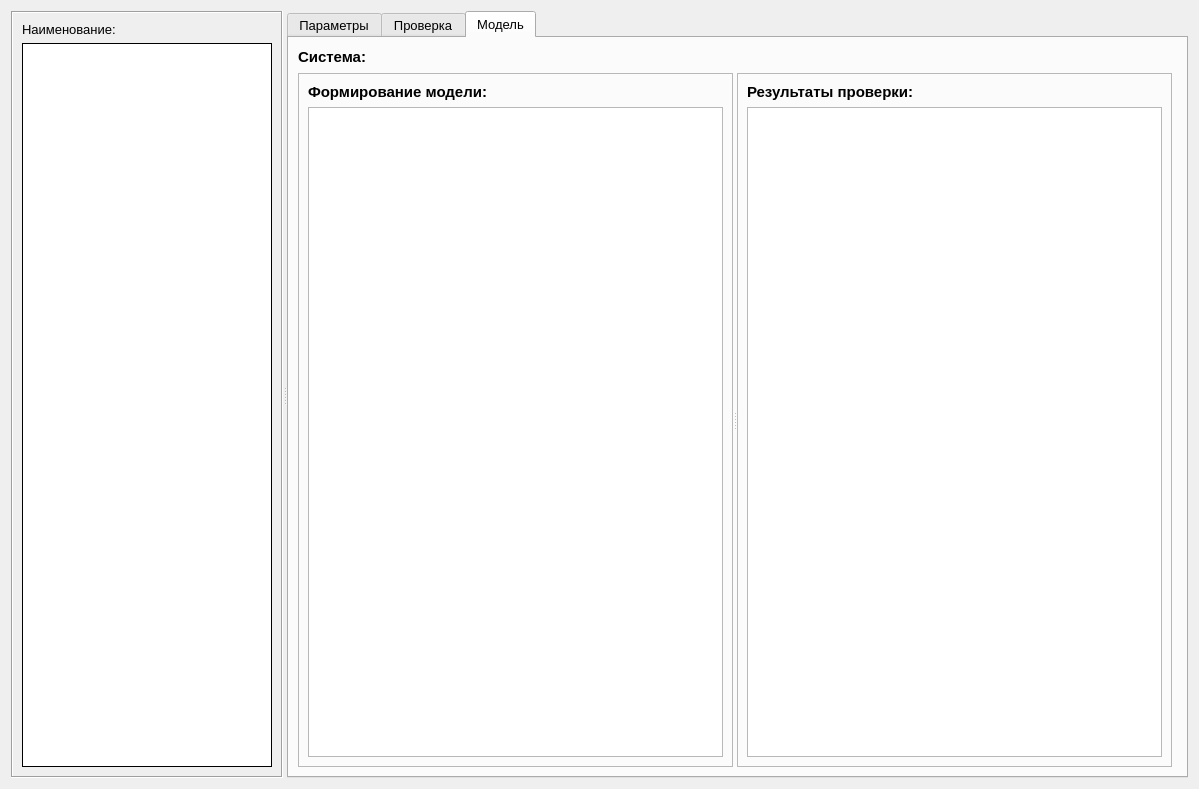
<?xml version="1.0" encoding="UTF-8"?>
<ui version="4.0">
 <class>DiagnosticModel_form</class>
 <widget class="QWidget" name="DiagnosticModel_form">
  <property name="geometry">
   <rect>
    <x>0</x>
    <y>0</y>
    <width>1199</width>
    <height>789</height>
   </rect>
  </property>
  <property name="windowTitle">
   <string>Form</string>
  </property>
  <layout class="QGridLayout" name="gridLayout_10">
   <item row="0" column="0">
    <widget class="QSplitter" name="splitter_2">
     <property name="orientation">
      <enum>Qt::Horizontal</enum>
     </property>
     <widget class="QFrame" name="frame">
      <property name="frameShape">
       <enum>QFrame::Box</enum>
      </property>
      <property name="frameShadow">
       <enum>QFrame::Sunken</enum>
      </property>
      <layout class="QGridLayout" name="gridLayout_4">
       <item row="0" column="0">
        <widget class="QLabel" name="label">
         <property name="font">
          <font>
           <pointsize>10</pointsize>
          </font>
         </property>
         <property name="text">
          <string>Наименование:</string>
         </property>
        </widget>
       </item>
       <item row="1" column="0">
        <widget class="QTreeView" name="systemtreeView">
         <property name="font">
          <font>
           <pointsize>10</pointsize>
          </font>
         </property>
         <property name="styleSheet">
          <string notr="true">color: rgb(0, 0, 0);</string>
         </property>
         <property name="frameShape">
          <enum>QFrame::Box</enum>
         </property>
         <property name="frameShadow">
          <enum>QFrame::Plain</enum>
         </property>
         <property name="editTriggers">
          <set>QAbstractItemView::NoEditTriggers</set>
         </property>
         <property name="dragEnabled">
          <bool>false</bool>
         </property>
         <property name="dragDropMode">
          <enum>QAbstractItemView::NoDragDrop</enum>
         </property>
         <property name="alternatingRowColors">
          <bool>false</bool>
         </property>
         <property name="rootIsDecorated">
          <bool>true</bool>
         </property>
         <attribute name="headerVisible">
          <bool>false</bool>
         </attribute>
        </widget>
       </item>
      </layout>
     </widget>
     <widget class="QSplitter" name="splitter">
      <property name="orientation">
       <enum>Qt::Horizontal</enum>
      </property>
      <widget class="QTabWidget" name="tabWidget">
       <property name="font">
        <font>
         <pointsize>10</pointsize>
        </font>
       </property>
       <property name="tabPosition">
        <enum>QTabWidget::North</enum>
       </property>
       <property name="tabShape">
        <enum>QTabWidget::Rounded</enum>
       </property>
       <property name="currentIndex">
        <number>2</number>
       </property>
       <property name="elideMode">
        <enum>Qt::ElideNone</enum>
       </property>
       <widget class="QWidget" name="tab">
        <attribute name="icon">
         <iconset resource="../Mainform/resourse_.qrc">
          <normaloff>:/icons/settings.png</normaloff>:/icons/settings.png</iconset>
        </attribute>
        <attribute name="title">
         <string>Параметры</string>
        </attribute>
        <layout class="QGridLayout" name="gridLayout_7">
         <item row="0" column="1">
          <widget class="QGroupBox" name="groupBox_3">
           <property name="title">
            <string/>
           </property>
           <layout class="QGridLayout" name="gridLayout_5">
            <item row="0" column="0">
             <layout class="QGridLayout" name="gridLayout_6">
              <item row="0" column="0">
               <widget class="Line" name="line_6">
                <property name="orientation">
                 <enum>Qt::Vertical</enum>
                </property>
               </widget>
              </item>
              <item row="0" column="8">
               <widget class="Line" name="line_7">
                <property name="orientation">
                 <enum>Qt::Vertical</enum>
                </property>
               </widget>
              </item>
              <item row="0" column="1">
               <widget class="QLabel" name="label_3">
                <property name="font">
                 <font>
                  <pointsize>11</pointsize>
                  <weight>75</weight>
                  <bold>true</bold>
                 </font>
                </property>
                <property name="text">
                 <string>Состояния системы:</string>
                </property>
               </widget>
              </item>
              <item row="0" column="2">
               <widget class="QLabel" name="label_nameSystem_">
                <property name="font">
                 <font>
                  <pointsize>10</pointsize>
                  <weight>50</weight>
                  <bold>false</bold>
                 </font>
                </property>
                <property name="text">
                 <string/>
                </property>
               </widget>
              </item>
              <item row="1" column="0" rowspan="4" colspan="9">
               <widget class="QTableView" name="tableViewState">
                <property name="frameShape">
                 <enum>QFrame::Box</enum>
                </property>
                <property name="frameShadow">
                 <enum>QFrame::Plain</enum>
                </property>
                <property name="editTriggers">
                 <set>QAbstractItemView::DoubleClicked</set>
                </property>
                <property name="tabKeyNavigation">
                 <bool>false</bool>
                </property>
                <property name="showDropIndicator" stdset="0">
                 <bool>false</bool>
                </property>
                <property name="dragDropOverwriteMode">
                 <bool>false</bool>
                </property>
                <property name="alternatingRowColors">
                 <bool>true</bool>
                </property>
                <property name="selectionMode">
                 <enum>QAbstractItemView::ContiguousSelection</enum>
                </property>
                <property name="selectionBehavior">
                 <enum>QAbstractItemView::SelectRows</enum>
                </property>
                <property name="textElideMode">
                 <enum>Qt::ElideMiddle</enum>
                </property>
                <property name="verticalScrollMode">
                 <enum>QAbstractItemView::ScrollPerItem</enum>
                </property>
                <property name="gridStyle">
                 <enum>Qt::SolidLine</enum>
                </property>
                <property name="wordWrap">
                 <bool>false</bool>
                </property>
                <property name="cornerButtonEnabled">
                 <bool>false</bool>
                </property>
                <attribute name="horizontalHeaderHighlightSections">
                 <bool>false</bool>
                </attribute>
                <attribute name="horizontalHeaderMinimumSectionSize">
                 <number>9</number>
                </attribute>
                <attribute name="horizontalHeaderStretchLastSection">
                 <bool>false</bool>
                </attribute>
                <attribute name="verticalHeaderVisible">
                 <bool>false</bool>
                </attribute>
                <attribute name="verticalHeaderDefaultSectionSize">
                 <number>20</number>
                </attribute>
                <attribute name="verticalHeaderHighlightSections">
                 <bool>false</bool>
                </attribute>
                <attribute name="verticalHeaderMinimumSectionSize">
                 <number>20</number>
                </attribute>
                <attribute name="verticalHeaderStretchLastSection">
                 <bool>false</bool>
                </attribute>
               </widget>
              </item>
              <item row="0" column="6">
               <widget class="QToolButton" name="toolButtonAddState">
                <property name="toolTip">
                 <string>Добавить параметр</string>
                </property>
                <property name="text">
                 <string>...</string>
                </property>
                <property name="icon">
                 <iconset resource="../Mainform/resourse_.qrc">
                  <normaloff>:/icons/add.png</normaloff>:/icons/add.png</iconset>
                </property>
                <property name="iconSize">
                 <size>
                  <width>32</width>
                  <height>32</height>
                 </size>
                </property>
                <property name="autoRaise">
                 <bool>true</bool>
                </property>
               </widget>
              </item>
              <item row="0" column="7">
               <widget class="QToolButton" name="toolButtonDelState">
                <property name="toolTip">
                 <string>Удалить параметр</string>
                </property>
                <property name="text">
                 <string>...</string>
                </property>
                <property name="icon">
                 <iconset resource="../Mainform/resourse_.qrc">
                  <normaloff>:/icons/delete.png</normaloff>:/icons/delete.png</iconset>
                </property>
                <property name="iconSize">
                 <size>
                  <width>32</width>
                  <height>32</height>
                 </size>
                </property>
                <property name="autoRaise">
                 <bool>true</bool>
                </property>
               </widget>
              </item>
              <item row="0" column="5">
               <widget class="Line" name="line_2">
                <property name="orientation">
                 <enum>Qt::Vertical</enum>
                </property>
               </widget>
              </item>
              <item row="0" column="3" colspan="2">
               <spacer name="horizontalSpacer_3">
                <property name="orientation">
                 <enum>Qt::Horizontal</enum>
                </property>
                <property name="sizeHint" stdset="0">
                 <size>
                  <width>40</width>
                  <height>20</height>
                 </size>
                </property>
               </spacer>
              </item>
             </layout>
            </item>
           </layout>
          </widget>
         </item>
         <item row="0" column="0">
          <widget class="QGroupBox" name="groupBox_2">
           <property name="title">
            <string/>
           </property>
           <layout class="QGridLayout" name="gridLayout_3">
            <item row="0" column="0">
             <layout class="QGridLayout" name="gridLayout_2">
              <item row="0" column="0">
               <widget class="Line" name="line_5">
                <property name="orientation">
                 <enum>Qt::Vertical</enum>
                </property>
               </widget>
              </item>
              <item row="0" column="8">
               <widget class="Line" name="line_4">
                <property name="orientation">
                 <enum>Qt::Vertical</enum>
                </property>
               </widget>
              </item>
              <item row="0" column="1">
               <widget class="QLabel" name="label_2">
                <property name="font">
                 <font>
                  <pointsize>11</pointsize>
                  <weight>75</weight>
                  <bold>true</bold>
                 </font>
                </property>
                <property name="text">
                 <string>Параметры системы:</string>
                </property>
               </widget>
              </item>
              <item row="0" column="2">
               <widget class="QLabel" name="label_nameSystem">
                <property name="font">
                 <font>
                  <pointsize>10</pointsize>
                  <weight>50</weight>
                  <bold>false</bold>
                 </font>
                </property>
                <property name="text">
                 <string/>
                </property>
               </widget>
              </item>
              <item row="1" column="0" rowspan="4" colspan="9">
               <widget class="QTableView" name="tableViewParam">
                <property name="frameShape">
                 <enum>QFrame::Box</enum>
                </property>
                <property name="frameShadow">
                 <enum>QFrame::Plain</enum>
                </property>
                <property name="editTriggers">
                 <set>QAbstractItemView::DoubleClicked</set>
                </property>
                <property name="tabKeyNavigation">
                 <bool>false</bool>
                </property>
                <property name="showDropIndicator" stdset="0">
                 <bool>false</bool>
                </property>
                <property name="dragDropOverwriteMode">
                 <bool>false</bool>
                </property>
                <property name="alternatingRowColors">
                 <bool>true</bool>
                </property>
                <property name="selectionMode">
                 <enum>QAbstractItemView::ContiguousSelection</enum>
                </property>
                <property name="selectionBehavior">
                 <enum>QAbstractItemView::SelectRows</enum>
                </property>
                <property name="textElideMode">
                 <enum>Qt::ElideMiddle</enum>
                </property>
                <property name="verticalScrollMode">
                 <enum>QAbstractItemView::ScrollPerItem</enum>
                </property>
                <property name="gridStyle">
                 <enum>Qt::SolidLine</enum>
                </property>
                <property name="wordWrap">
                 <bool>false</bool>
                </property>
                <property name="cornerButtonEnabled">
                 <bool>false</bool>
                </property>
                <attribute name="horizontalHeaderHighlightSections">
                 <bool>false</bool>
                </attribute>
                <attribute name="horizontalHeaderMinimumSectionSize">
                 <number>9</number>
                </attribute>
                <attribute name="horizontalHeaderStretchLastSection">
                 <bool>false</bool>
                </attribute>
                <attribute name="verticalHeaderVisible">
                 <bool>false</bool>
                </attribute>
                <attribute name="verticalHeaderDefaultSectionSize">
                 <number>20</number>
                </attribute>
                <attribute name="verticalHeaderHighlightSections">
                 <bool>false</bool>
                </attribute>
                <attribute name="verticalHeaderMinimumSectionSize">
                 <number>20</number>
                </attribute>
                <attribute name="verticalHeaderStretchLastSection">
                 <bool>false</bool>
                </attribute>
               </widget>
              </item>
              <item row="0" column="6">
               <widget class="QToolButton" name="toolButtonAddParam">
                <property name="toolTip">
                 <string>Добавить параметр</string>
                </property>
                <property name="text">
                 <string>...</string>
                </property>
                <property name="icon">
                 <iconset resource="../Mainform/resourse_.qrc">
                  <normaloff>:/icons/add.png</normaloff>:/icons/add.png</iconset>
                </property>
                <property name="iconSize">
                 <size>
                  <width>32</width>
                  <height>32</height>
                 </size>
                </property>
                <property name="autoRaise">
                 <bool>true</bool>
                </property>
               </widget>
              </item>
              <item row="0" column="7">
               <widget class="QToolButton" name="toolButtonDelParam">
                <property name="toolTip">
                 <string>Удалить параметр</string>
                </property>
                <property name="text">
                 <string>...</string>
                </property>
                <property name="icon">
                 <iconset resource="../Mainform/resourse_.qrc">
                  <normaloff>:/icons/delete.png</normaloff>:/icons/delete.png</iconset>
                </property>
                <property name="iconSize">
                 <size>
                  <width>32</width>
                  <height>32</height>
                 </size>
                </property>
                <property name="autoRaise">
                 <bool>true</bool>
                </property>
               </widget>
              </item>
              <item row="0" column="5">
               <widget class="Line" name="line">
                <property name="orientation">
                 <enum>Qt::Vertical</enum>
                </property>
               </widget>
              </item>
              <item row="0" column="3" colspan="2">
               <spacer name="horizontalSpacer_2">
                <property name="orientation">
                 <enum>Qt::Horizontal</enum>
                </property>
                <property name="sizeHint" stdset="0">
                 <size>
                  <width>40</width>
                  <height>20</height>
                 </size>
                </property>
               </spacer>
              </item>
             </layout>
            </item>
           </layout>
          </widget>
         </item>
        </layout>
       </widget>
       <widget class="QWidget" name="tab_2">
        <attribute name="icon">
         <iconset resource="../Mainform/resourse_.qrc">
          <normaloff>:/icons/unsystem.png</normaloff>:/icons/unsystem.png</iconset>
        </attribute>
        <attribute name="title">
         <string>Проверка</string>
        </attribute>
        <layout class="QGridLayout" name="gridLayout_17">
         <item row="0" column="0">
          <widget class="QSplitter" name="splitter_3">
           <property name="orientation">
            <enum>Qt::Horizontal</enum>
           </property>
           <widget class="QGroupBox" name="groupBox_4">
            <property name="title">
             <string/>
            </property>
            <layout class="QGridLayout" name="gridLayout_12">
             <item row="0" column="0">
              <layout class="QGridLayout" name="gridLayout_9">
               <item row="0" column="0">
                <widget class="QLabel" name="label_4">
                 <property name="font">
                  <font>
                   <pointsize>11</pointsize>
                   <weight>75</weight>
                   <bold>true</bold>
                  </font>
                 </property>
                 <property name="text">
                  <string>Система:</string>
                 </property>
                </widget>
               </item>
               <item row="0" column="1">
                <widget class="QLabel" name="label_nameSystemChek">
                 <property name="font">
                  <font>
                   <pointsize>10</pointsize>
                   <weight>50</weight>
                   <bold>false</bold>
                  </font>
                 </property>
                 <property name="text">
                  <string/>
                 </property>
                </widget>
               </item>
               <item row="0" column="2">
                <spacer name="horizontalSpacer_4">
                 <property name="orientation">
                  <enum>Qt::Horizontal</enum>
                 </property>
                 <property name="sizeHint" stdset="0">
                  <size>
                   <width>40</width>
                   <height>20</height>
                  </size>
                 </property>
                </spacer>
               </item>
              </layout>
             </item>
             <item row="1" column="0">
              <widget class="QFrame" name="frame_4">
               <property name="frameShape">
                <enum>QFrame::StyledPanel</enum>
               </property>
               <property name="frameShadow">
                <enum>QFrame::Sunken</enum>
               </property>
               <layout class="QGridLayout" name="gridLayout_13">
                <item row="1" column="0">
                 <widget class="QGroupBox" name="groupBox_6">
                  <property name="title">
                   <string/>
                  </property>
                  <layout class="QGridLayout" name="gridLayout_11">
                   <item row="0" column="0" rowspan="2" colspan="2">
                    <layout class="QGridLayout" name="gridLayout_8">
                     <item row="1" column="2">
                      <widget class="QLabel" name="label_10">
                       <property name="text">
                        <string>Ошибка B:</string>
                       </property>
                      </widget>
                     </item>
                     <item row="2" column="0">
                      <widget class="QLabel" name="label_11">
                       <property name="text">
                        <string>Длительность:</string>
                       </property>
                      </widget>
                     </item>
                     <item row="0" column="1">
                      <widget class="QComboBox" name="comboBox_param">
                       <property name="minimumSize">
                        <size>
                         <width>0</width>
                         <height>0</height>
                        </size>
                       </property>
                      </widget>
                     </item>
                     <item row="1" column="0">
                      <widget class="QLabel" name="label_9">
                       <property name="text">
                        <string>Ошибка L:</string>
                       </property>
                      </widget>
                     </item>
                     <item row="1" column="3">
                      <widget class="QLineEdit" name="lineEdit_beta"/>
                     </item>
                     <item row="0" column="2">
                      <widget class="QLabel" name="label_8">
                       <property name="text">
                        <string>Подсистема:</string>
                       </property>
                      </widget>
                     </item>
                     <item row="1" column="1">
                      <widget class="QLineEdit" name="lineEdit_alpha"/>
                     </item>
                     <item row="0" column="0">
                      <widget class="QLabel" name="label_5">
                       <property name="text">
                        <string>Параметры:</string>
                       </property>
                      </widget>
                     </item>
                     <item row="2" column="1">
                      <widget class="QLineEdit" name="lineEdit_durat"/>
                     </item>
                     <item row="2" column="2">
                      <widget class="QLabel" name="label_12">
                       <property name="text">
                        <string>Ресурсы:</string>
                       </property>
                      </widget>
                     </item>
                     <item row="2" column="3">
                      <widget class="QLineEdit" name="lineEdit_resource"/>
                     </item>
                     <item row="0" column="3">
                      <widget class="QComboBox" name="comboBox_state">
                       <property name="minimumSize">
                        <size>
                         <width>0</width>
                         <height>0</height>
                        </size>
                       </property>
                      </widget>
                     </item>
                    </layout>
                   </item>
                  </layout>
                 </widget>
                </item>
                <item row="0" column="0">
                 <layout class="QHBoxLayout" name="horizontalLayout_3">
                  <item>
                   <widget class="QGroupBox" name="groupBox_5">
                    <property name="font">
                     <font>
                      <pointsize>9</pointsize>
                     </font>
                    </property>
                    <property name="title">
                     <string>Тип проверки</string>
                    </property>
                    <property name="flat">
                     <bool>false</bool>
                    </property>
                    <layout class="QHBoxLayout" name="horizontalLayout_2">
                     <item>
                      <layout class="QHBoxLayout" name="horizontalLayout">
                       <item>
                        <widget class="QRadioButton" name="radioButton_param">
                         <property name="font">
                          <font>
                           <pointsize>10</pointsize>
                          </font>
                         </property>
                         <property name="text">
                          <string>Параметры</string>
                         </property>
                        </widget>
                       </item>
                       <item>
                        <widget class="Line" name="line_3">
                         <property name="orientation">
                          <enum>Qt::Vertical</enum>
                         </property>
                        </widget>
                       </item>
                       <item>
                        <widget class="QRadioButton" name="radioButton_state">
                         <property name="font">
                          <font>
                           <pointsize>10</pointsize>
                          </font>
                         </property>
                         <property name="text">
                          <string>Состояния</string>
                         </property>
                        </widget>
                       </item>
                      </layout>
                     </item>
                    </layout>
                   </widget>
                  </item>
                 </layout>
                </item>
                <item row="3" column="0">
                 <layout class="QGridLayout" name="gridLayout">
                  <item row="0" column="0">
                   <widget class="QTableView" name="tableView_check">
                    <property name="selectionMode">
                     <enum>QAbstractItemView::SingleSelection</enum>
                    </property>
                    <property name="selectionBehavior">
                     <enum>QAbstractItemView::SelectRows</enum>
                    </property>
                   </widget>
                  </item>
                 </layout>
                </item>
                <item row="2" column="0">
                 <widget class="QToolButton" name="toolButtonChekParam">
                  <property name="sizePolicy">
                   <sizepolicy hsizetype="Preferred" vsizetype="Fixed">
                    <horstretch>0</horstretch>
                    <verstretch>0</verstretch>
                   </sizepolicy>
                  </property>
                  <property name="toolTip">
                   <string>Записать</string>
                  </property>
                  <property name="text">
                   <string>Записать</string>
                  </property>
                  <property name="iconSize">
                   <size>
                    <width>24</width>
                    <height>24</height>
                   </size>
                  </property>
                  <property name="autoRaise">
                   <bool>false</bool>
                  </property>
                 </widget>
                </item>
               </layout>
              </widget>
             </item>
            </layout>
           </widget>
           <widget class="QGroupBox" name="groupBox">
            <property name="title">
             <string/>
            </property>
            <layout class="QGridLayout" name="gridLayout_16">
             <item row="0" column="0">
              <widget class="QLabel" name="label_7">
               <property name="font">
                <font>
                 <pointsize>11</pointsize>
                 <weight>75</weight>
                 <bold>true</bold>
                </font>
               </property>
               <property name="text">
                <string>Результаты проверки:</string>
               </property>
              </widget>
             </item>
             <item row="1" column="0">
              <widget class="QFrame" name="frame_2">
               <property name="frameShape">
                <enum>QFrame::StyledPanel</enum>
               </property>
               <property name="frameShadow">
                <enum>QFrame::Sunken</enum>
               </property>
               <layout class="QGridLayout" name="gridLayout_15">
                <item row="1" column="0">
                 <widget class="QGroupBox" name="groupBox_8">
                  <property name="title">
                   <string/>
                  </property>
                  <layout class="QGridLayout" name="gridLayout_19">
                   <item row="0" column="2">
                    <widget class="QLabel" name="label_15">
                     <property name="text">
                      <string>Min.</string>
                     </property>
                    </widget>
                   </item>
                   <item row="0" column="0">
                    <widget class="QLabel" name="label_14">
                     <property name="text">
                      <string>Max:</string>
                     </property>
                    </widget>
                   </item>
                   <item row="0" column="1">
                    <widget class="QLineEdit" name="lineEdit_Max"/>
                   </item>
                   <item row="0" column="3">
                    <widget class="QLineEdit" name="lineEdit_Min"/>
                   </item>
                   <item row="2" column="2">
                    <widget class="QLabel" name="label_17">
                     <property name="text">
                      <string>Состояние:</string>
                     </property>
                    </widget>
                   </item>
                   <item row="2" column="1">
                    <widget class="QLineEdit" name="lineEdit_Av"/>
                   </item>
                   <item row="2" column="0">
                    <widget class="QLabel" name="label_16">
                     <property name="text">
                      <string>Точно:</string>
                     </property>
                    </widget>
                   </item>
                   <item row="2" column="3">
                    <widget class="QComboBox" name="comboBox_resultSybsystem"/>
                   </item>
                  </layout>
                  <zorder>lineEdit_Min</zorder>
                  <zorder>lineEdit_Max</zorder>
                  <zorder>label_15</zorder>
                  <zorder>label_14</zorder>
                  <zorder>label_17</zorder>
                  <zorder>lineEdit_Av</zorder>
                  <zorder>label_16</zorder>
                  <zorder>comboBox_resultSybsystem</zorder>
                 </widget>
                </item>
                <item row="3" column="0">
                 <widget class="QTableView" name="tableView_result">
                  <property name="selectionMode">
                   <enum>QAbstractItemView::SingleSelection</enum>
                  </property>
                  <property name="selectionBehavior">
                   <enum>QAbstractItemView::SelectRows</enum>
                  </property>
                  <property name="textElideMode">
                   <enum>Qt::ElideRight</enum>
                  </property>
                 </widget>
                </item>
                <item row="2" column="0">
                 <widget class="QToolButton" name="toolButtonCheckResult">
                  <property name="sizePolicy">
                   <sizepolicy hsizetype="Preferred" vsizetype="Fixed">
                    <horstretch>0</horstretch>
                    <verstretch>0</verstretch>
                   </sizepolicy>
                  </property>
                  <property name="toolTip">
                   <string>Записать</string>
                  </property>
                  <property name="text">
                   <string>Записать</string>
                  </property>
                  <property name="iconSize">
                   <size>
                    <width>24</width>
                    <height>24</height>
                   </size>
                  </property>
                  <property name="autoRaise">
                   <bool>false</bool>
                  </property>
                 </widget>
                </item>
                <item row="0" column="0">
                 <layout class="QGridLayout" name="gridLayout_14">
                  <item row="0" column="0">
                   <widget class="QLabel" name="label_13">
                    <property name="text">
                     <string>Номер результата:</string>
                    </property>
                   </widget>
                  </item>
                  <item row="0" column="1" colspan="3">
                   <widget class="QComboBox" name="comboBox_numRes">
                    <item>
                     <property name="text">
                      <string>1</string>
                     </property>
                    </item>
                    <item>
                     <property name="text">
                      <string>2</string>
                     </property>
                    </item>
                    <item>
                     <property name="text">
                      <string>3</string>
                     </property>
                    </item>
                    <item>
                     <property name="text">
                      <string>4</string>
                     </property>
                    </item>
                    <item>
                     <property name="text">
                      <string>5</string>
                     </property>
                    </item>
                    <item>
                     <property name="text">
                      <string>6</string>
                     </property>
                    </item>
                    <item>
                     <property name="text">
                      <string>7</string>
                     </property>
                    </item>
                    <item>
                     <property name="text">
                      <string>8</string>
                     </property>
                    </item>
                    <item>
                     <property name="text">
                      <string>9</string>
                     </property>
                    </item>
                    <item>
                     <property name="text">
                      <string>10</string>
                     </property>
                    </item>
                   </widget>
                  </item>
                  <item row="1" column="0" colspan="4">
                   <widget class="QGroupBox" name="groupBox_7">
                    <property name="font">
                     <font>
                      <pointsize>9</pointsize>
                     </font>
                    </property>
                    <property name="title">
                     <string>Тип проверки</string>
                    </property>
                    <property name="flat">
                     <bool>false</bool>
                    </property>
                    <layout class="QVBoxLayout" name="verticalLayout_2">
                     <item>
                      <layout class="QGridLayout" name="gridLayout_18">
                       <item row="2" column="2">
                        <widget class="QRadioButton" name="radioButton_bw">
                         <property name="font">
                          <font>
                           <pointsize>10</pointsize>
                          </font>
                         </property>
                         <property name="text">
                          <string>между</string>
                         </property>
                        </widget>
                       </item>
                       <item row="2" column="0">
                        <widget class="QRadioButton" name="radioButton_av">
                         <property name="font">
                          <font>
                           <pointsize>10</pointsize>
                          </font>
                         </property>
                         <property name="text">
                          <string>точно</string>
                         </property>
                        </widget>
                       </item>
                       <item row="4" column="0">
                        <widget class="QRadioButton" name="radioButton_st">
                         <property name="font">
                          <font>
                           <pointsize>10</pointsize>
                          </font>
                         </property>
                         <property name="text">
                          <string>состояние</string>
                         </property>
                        </widget>
                       </item>
                       <item row="0" column="0">
                        <widget class="QRadioButton" name="radioButton_min">
                         <property name="font">
                          <font>
                           <pointsize>10</pointsize>
                          </font>
                         </property>
                         <property name="text">
                          <string>меньше</string>
                         </property>
                        </widget>
                       </item>
                       <item row="0" column="2">
                        <widget class="QRadioButton" name="radioButton_max">
                         <property name="font">
                          <font>
                           <pointsize>10</pointsize>
                          </font>
                         </property>
                         <property name="text">
                          <string>больше</string>
                         </property>
                        </widget>
                       </item>
                       <item row="0" column="1" rowspan="5">
                        <widget class="Line" name="line_8">
                         <property name="orientation">
                          <enum>Qt::Vertical</enum>
                         </property>
                        </widget>
                       </item>
                      </layout>
                     </item>
                    </layout>
                   </widget>
                  </item>
                 </layout>
                </item>
               </layout>
              </widget>
             </item>
            </layout>
           </widget>
          </widget>
         </item>
        </layout>
       </widget>
       <widget class="QWidget" name="tab_3">
        <attribute name="icon">
         <iconset resource="../Mainform/resourse_.qrc">
          <normaloff>:/icons/random.png</normaloff>:/icons/random.png</iconset>
        </attribute>
        <attribute name="title">
         <string>Модель</string>
        </attribute>
        <layout class="QGridLayout" name="gridLayout_23">
         <item row="1" column="0">
          <widget class="QSplitter" name="splitter_4">
           <property name="orientation">
            <enum>Qt::Horizontal</enum>
           </property>
           <widget class="QFrame" name="frame_3">
            <property name="frameShape">
             <enum>QFrame::StyledPanel</enum>
            </property>
            <property name="frameShadow">
             <enum>QFrame::Plain</enum>
            </property>
            <layout class="QGridLayout" name="gridLayout_21">
             <item row="1" column="0">
              <widget class="QTableView" name="tableView_model">
               <property name="selectionMode">
                <enum>QAbstractItemView::ContiguousSelection</enum>
               </property>
               <property name="selectionBehavior">
                <enum>QAbstractItemView::SelectItems</enum>
               </property>
              </widget>
             </item>
             <item row="0" column="0">
              <widget class="QLabel" name="label_18">
               <property name="font">
                <font>
                 <pointsize>11</pointsize>
                 <weight>75</weight>
                 <bold>true</bold>
                </font>
               </property>
               <property name="text">
                <string>Формирование модели:</string>
               </property>
              </widget>
             </item>
            </layout>
           </widget>
           <widget class="QFrame" name="frame_5">
            <property name="frameShape">
             <enum>QFrame::StyledPanel</enum>
            </property>
            <property name="frameShadow">
             <enum>QFrame::Plain</enum>
            </property>
            <layout class="QGridLayout" name="gridLayout_22">
             <item row="1" column="0">
              <widget class="QTableView" name="tableView_checkModel">
               <property name="editTriggers">
                <set>QAbstractItemView::NoEditTriggers</set>
               </property>
               <property name="defaultDropAction">
                <enum>Qt::IgnoreAction</enum>
               </property>
              </widget>
             </item>
             <item row="0" column="0">
              <widget class="QLabel" name="label_19">
               <property name="font">
                <font>
                 <pointsize>11</pointsize>
                 <weight>75</weight>
                 <bold>true</bold>
                </font>
               </property>
               <property name="text">
                <string>Результаты проверки:</string>
               </property>
              </widget>
             </item>
            </layout>
           </widget>
          </widget>
         </item>
         <item row="0" column="0">
          <layout class="QGridLayout" name="gridLayout_20">
           <item row="0" column="0">
            <widget class="QLabel" name="label_6">
             <property name="font">
              <font>
               <pointsize>11</pointsize>
               <weight>75</weight>
               <bold>true</bold>
              </font>
             </property>
             <property name="text">
              <string>Система:</string>
             </property>
            </widget>
           </item>
           <item row="0" column="1">
            <widget class="QLabel" name="label_nameSystemModel">
             <property name="font">
              <font>
               <pointsize>10</pointsize>
               <weight>50</weight>
               <bold>false</bold>
              </font>
             </property>
             <property name="text">
              <string/>
             </property>
            </widget>
           </item>
           <item row="0" column="2">
            <spacer name="horizontalSpacer_5">
             <property name="orientation">
              <enum>Qt::Horizontal</enum>
             </property>
             <property name="sizeHint" stdset="0">
              <size>
               <width>40</width>
               <height>20</height>
              </size>
             </property>
            </spacer>
           </item>
          </layout>
         </item>
         <item row="1" column="1">
          <spacer name="verticalSpacer">
           <property name="orientation">
            <enum>Qt::Vertical</enum>
           </property>
           <property name="sizeHint" stdset="0">
            <size>
             <width>5</width>
             <height>40</height>
            </size>
           </property>
          </spacer>
         </item>
        </layout>
       </widget>
      </widget>
     </widget>
    </widget>
   </item>
  </layout>
 </widget>
 <resources>
  <include location="../Mainform/resourse_.qrc"/>
 </resources>
 <connections/>
</ui>
